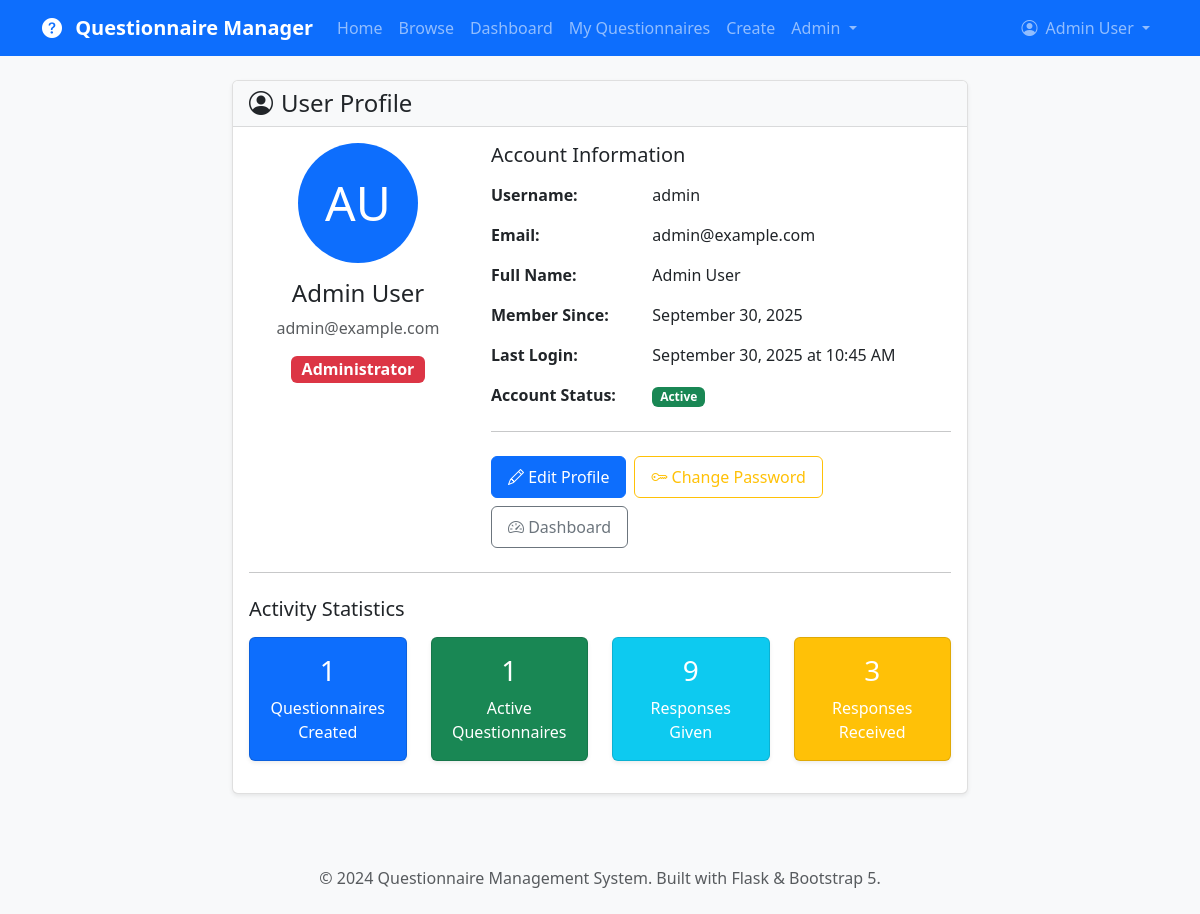
Page /auth/profile (signed in) on the committed database.
### app/models.py (models this page shows, shortened)
class User(UserMixin, db.Model):
    __tablename__ = 'users'
    id = db.Column(db.Integer, primary_key=True)
    username = db.Column(db.String(64), index=True, unique=True, nullable=False)
    email = db.Column(db.String(120), index=True, unique=True, nullable=False)
    password_hash = db.Column(db.String(128))
    first_name = db.Column(db.String(64))
    last_name = db.Column(db.String(64))
    role = db.Column(db.String(20), default='user')  # user, admin
    is_active = db.Column(db.Boolean, default=True)
    created_at = db.Column(db.DateTime, index=True, default=datetime.utcnow)
    last_login = db.Column(db.DateTime)
    created_questionnaires = db.relationship('Questionnaire', foreign_keys='Questionnaire.creator_id',
                                           backref='creator', lazy='dynamic', cascade='all, delete-orphan')
    responses = db.relationship('Response', backref='user', lazy='dynamic', cascade='all, delete-orphan')
    def get_full_name(self):
        if self.first_name and self.last_name:
            return f"{self.first_name} {self.last_name}"
        return self.username
    def is_admin(self):
        return self.role == 'admin'

### app/auth/routes.py (the view)
@bp.route('/profile')
@login_required
def profile():
    return render_template('auth/profile.html', title='Profile', user=current_user)

### app/models.py (called while the page is built)
@login_manager.user_loader
def load_user(user_id):
    return User.query.get(int(user_id))

    def get_total_responses(self):
        return self.responses.filter_by(is_complete=True).count()

### app/templates/auth/profile.html
{% extends "base.html" %}
{% block content %}
<div class="row">
    <div class="col-lg-8 mx-auto">
        <div class="card">
            <div class="card-header">
                <h4 class="card-title mb-0">
                    <i class="bi bi-person-circle me-2"></i>User Profile
                </h4>
            </div>
            <div class="card-body">
                <div class="row">
                    <div class="col-md-4 text-center mb-4">
                        <div class="bg-primary text-white rounded-circle d-inline-flex align-items-center justify-content-center mb-3"
                             style="width: 120px; height: 120px; font-size: 3rem;">
                            {{ user.first_name[0] if user.first_name else user.username[0] }}{{ user.last_name[0] if user.last_name else '' }}
                        </div>
                        <h4>{{ user.get_full_name() }}</h4>
                        <p class="text-muted">{{ user.email }}</p>
                        {% if user.role == 'admin' %}
                            <span class="badge bg-danger fs-6">Administrator</span>
                        {% else %}
                            <span class="badge bg-primary fs-6">User</span>
                        {% endif %}
                    </div>
                    <div class="col-md-8">
                        <h5 class="mb-3">Account Information</h5>
                        <div class="row mb-3">
                            <div class="col-sm-4"><strong>Username:</strong></div>
                            <div class="col-sm-8">{{ user.username }}</div>
                        </div>
                        <div class="row mb-3">
                            <div class="col-sm-4"><strong>Email:</strong></div>
                            <div class="col-sm-8">{{ user.email }}</div>
                        </div>
                        <div class="row mb-3">
                            <div class="col-sm-4"><strong>Full Name:</strong></div>
                            <div class="col-sm-8">{{ user.get_full_name() }}</div>
                        </div>
                        <div class="row mb-3">
                            <div class="col-sm-4"><strong>Member Since:</strong></div>
                            <div class="col-sm-8">{{ user.created_at.strftime('%B %d, %Y') }}</div>
                        </div>
                        {% if user.last_login %}
                            <div class="row mb-3">
                                <div class="col-sm-4"><strong>Last Login:</strong></div>
                                <div class="col-sm-8">{{ user.last_login.strftime('%B %d, %Y at %I:%M %p') }}</div>
                            </div>
                        {% endif %}
                        <div class="row mb-3">
                            <div class="col-sm-4"><strong>Account Status:</strong></div>
                            <div class="col-sm-8">
                                {% if user.is_active %}
                                    <span class="badge bg-success">Active</span>
                                {% else %}
                                    <span class="badge bg-danger">Inactive</span>
                                {% endif %}
                            </div>
                        </div>
                        <hr class="my-4">
                        <div class="d-flex gap-2 flex-wrap">
                            <a href="{{ url_for('auth.edit_profile') }}" class="btn btn-primary">
                                <i class="bi bi-pencil"></i> Edit Profile
                            </a>
                            <a href="{{ url_for('auth.change_password') }}" class="btn btn-outline-warning">
                                <i class="bi bi-key"></i> Change Password
                            </a>
                            <a href="{{ url_for('main.dashboard') }}" class="btn btn-outline-secondary">
                                <i class="bi bi-speedometer2"></i> Dashboard
                            </a>
                        </div>
                    </div>
                </div>
                <hr class="my-4">
                <h5 class="mb-3">Activity Statistics</h5>
                <div class="row text-center">
                    <div class="col-md-3 mb-3">
                        <div class="card bg-primary text-white h-100">
                            <div class="card-body">
                                <h3 class="card-title">{{ user.created_questionnaires.count() }}</h3>
                                <p class="card-text mb-0">Questionnaires Created</p>
                            </div>
                        </div>
                    </div>
                    <div class="col-md-3 mb-3">
                        <div class="card bg-success text-white h-100">
                            <div class="card-body">
                                <h3 class="card-title">{{ user.created_questionnaires.filter_by(is_active=True).count() }}</h3>
                                <p class="card-text mb-0">Active Questionnaires</p>
                            </div>
                        </div>
                    </div>
                    <div class="col-md-3 mb-3">
                        <div class="card bg-info text-white h-100">
                            <div class="card-body">
                                <h3 class="card-title">{{ user.responses.filter_by(is_complete=True).count() }}</h3>
                                <p class="card-text mb-0">Responses Given</p>
                            </div>
                        </div>
                    </div>
                    <div class="col-md-3 mb-3">
                        <div class="card bg-warning text-white h-100">
                            <div class="card-body">
                                {% set total_responses = namespace(count=0) %}
                                {% for q in user.created_questionnaires %}
                                    {% set total_responses.count = total_responses.count + q.get_total_responses() %}
                                {% endfor %}
                                <h3 class="card-title">{{ total_responses.count }}</h3>
                                <p class="card-text mb-0">Responses Received</p>
                            </div>
                        </div>
                    </div>
                </div>
            </div>
        </div>
    </div>
</div>
{% endblock %}

### app/templates/base.html (shortened to what this page needs)
<!DOCTYPE html>
<html lang="en">
<head>
    <link href="https://cdn.jsdelivr.net/npm/bootstrap@5.3.0/dist/css/bootstrap.min.css" rel="stylesheet">
    <link rel="stylesheet" href="https://cdn.jsdelivr.net/npm/bootstrap-icons@1.10.0/font/bootstrap-icons.css">
    <link href="{{ url_for('static', filename='css/custom.css') }}" rel="stylesheet">
</head>
<body>
    <nav class="navbar navbar-expand-lg navbar-dark bg-primary">
        <div class="container">
            <a class="navbar-brand" href="{{ url_for('main.index') }}">
                <i class="bi bi-question-circle-fill me-2"></i>
                Questionnaire Manager
            </a>
            <div class="collapse navbar-collapse" id="navbarNav">
                <ul class="navbar-nav me-auto">
                    <li class="nav-item">
                        <a class="nav-link" href="{{ url_for('main.index') }}">Home</a>
                    </li>
                    <li class="nav-item">
                        <a class="nav-link" href="{{ url_for('main.questionnaires') }}">Browse</a>
                    </li>
                    {% if current_user.is_authenticated %}
                        <li class="nav-item">
                            <a class="nav-link" href="{{ url_for('main.dashboard') }}">Dashboard</a>
                        </li>
                        <li class="nav-item">
                            <a class="nav-link" href="{{ url_for('main.my_questionnaires') }}">My Questionnaires</a>
                        </li>
                        <li class="nav-item">
                            <a class="nav-link" href="{{ url_for('main.create_questionnaire') }}">Create</a>
                        </li>
                        {% if current_user.is_admin() %}
                            <li class="nav-item dropdown">
                                <a class="nav-link dropdown-toggle" href="#" role="button" data-bs-toggle="dropdown">
                                    Admin
                                </a>
                            </li>
                        {% endif %}
                    {% endif %}
                </ul>
                <ul class="navbar-nav">
                    {% if current_user.is_authenticated %}
                        <li class="nav-item dropdown">
                            <a class="nav-link dropdown-toggle" href="#" role="button" data-bs-toggle="dropdown">
                                <i class="bi bi-person-circle me-1"></i>
                                {{ current_user.get_full_name() }}
                            </a>
                        </li>
                    {% endif %}
                </ul>
            </div>
        </div>
    </nav>
    <main class="container mt-4">
        {% block content %}{% endblock %}
    </main>
    <footer class="bg-light text-center py-4 mt-5">
        <div class="container">
            <p class="text-muted mb-0">
                &copy; 2024 Questionnaire Management System.
                Built with Flask & Bootstrap 5.
            </p>
        </div>
    </footer>
</body>
</html>

### app/static/css/custom.css (style rules this page uses)
:root { --primary-color: #0d6efd; --secondary-color: #6c757d; --success-color: #198754; --danger-color: #dc3545; --warning-color: #ffc107; --info-color: #0dcaf0; }
body { font-family: 'Segoe UI', Tahoma, Geneva, Verdana, sans-serif; background-color: #f8f9fa; }
.navbar-brand { font-weight: 600; }
.card { box-shadow: 0 0.125rem 0.25rem rgba(0, 0, 0, 0.075); border: 1px solid rgba(0, 0, 0, 0.125); transition: box-shadow 0.15s ease-in-out; }
.card-header { background-color: #f8f9fa; border-bottom: 1px solid rgba(0, 0, 0, 0.125); font-weight: 600; }
.btn { border-radius: 0.375rem; font-weight: 500; padding: 0.5rem 1rem; transition: all 0.15s ease-in-out; }
.btn-primary { background-color: var(--primary-color); border-color: var(--primary-color); }

### rows in the picture
User: get_full_name "Admin User", first_name "A", last_name "U", email "admin@example.com", username "admin", created_at "September 30, 2025", last_login "September 30, 2025 at 10:45 AM"

### other values in the picture
{{ user.created_questionnaires.count() }} "1"
{{ user.created_questionnaires.filter_by(is_active=True).count() }} "1"
{{ user.responses.filter_by(is_complete=True).count() }} "9"
{{ total_responses.count }} "3"
